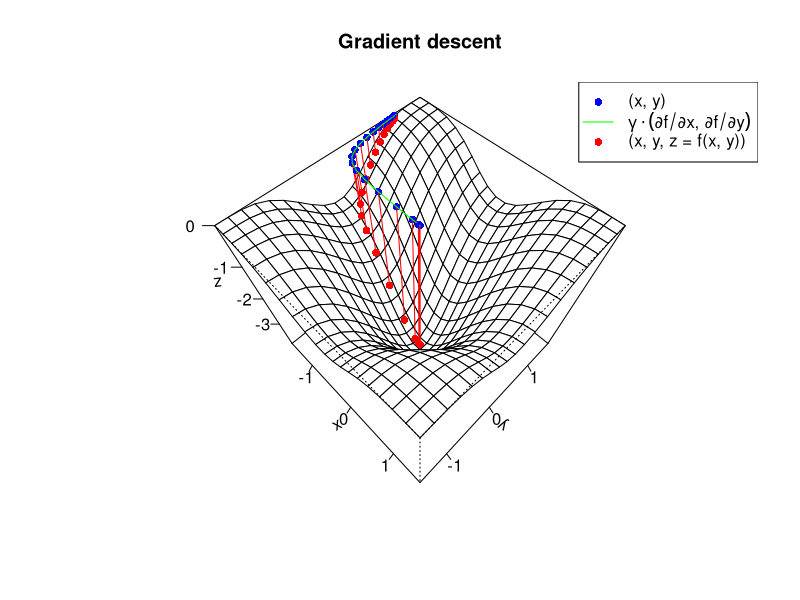

Write the R code that produced this figure.
# Gradient Descent Method
# feature: 
#   cons: require f'(x)
#   pros: for n-D
#         converges usually fast
#
# see https://en.wikipedia.org/wiki/Newton%27s_method
# see https://en.wikipedia.org/wiki/Rosenbrock_function 
#     for why this method cannot perform well with Rosenbrock (aka banana) function sometimes

######################Formulation and Preparation######################

rm(list=ls())


# Objective function
f = function(x, y) { # Define function z = f(x, y).
  return(-(cos(x)^2 + cos(y)^2)^2)
}

# Its 1st-order gradient f'(x)
gradient.f = function(x, y) { # Define function grad(z) = (df.dx, df.dy).
  df.dx = -2 * (cos(x)^2 + cos(y)^2) * (2 * cos(x) * (-sin(x)))
  df.dy = -2 * (cos(x)^2 + cos(y)^2) * (2 * cos(y) * (-sin(y)))
  return(c(df.dx, df.dy))
}



##############################Visulization#############################

# Plot function, z = f(x, y) over the region -pi/2 <= x, y <= pi/2.
grid.n = 20
limit = pi/2

grid.x = seq(-limit, limit, length.out=grid.n)
grid.y = grid.x
grid.z = outer(grid.x, grid.y, f)
persp.out = persp(grid.x, grid.y, grid.z, theta = 45, phi = 60,
  main="Gradient descent", ticktype="detailed",
  xlab="x", ylab="y", zlab="z")
legend.gradient = expression(gamma %.% (partialdiff * f / partialdiff * x
    * ", " * partialdiff * f / partialdiff * y))
legend(x = "topright", 
       legend = c("(x, y)", legend.gradient, "(x, y, z = f(x, y))"),
          pch = c(16, NA, 16), 
          lty = c(0, 1, 0), 
          col = c("blue", "green", "red"))



###############################Searching###############################

x = -.98 * limit # Starting x
y =   .7 * limit # Starting y
old.x = x
old.y = y
n = 20
gamma = .1 # Step size parameter. (Or, better: vary gamma with a line search.)

for(i in seq_len(n)) {
  g = gradient.f(x, y)
  x = x - gamma * g[1]
  y = y - gamma * g[2]
  if (TRUE) { # This block is not part of the algorithm. It just draws.
    z = f(x, y)
    points(trans3d(x = x,           y = y,           z = 0,       pmat = persp.out), col = "blue", pch = 16)
    points(trans3d(x = x,           y = y,           z = z,       pmat = persp.out), col = "red",  pch = 16)
     lines(trans3d(x = c(x, x),     y = c(y, y),     z = c(0, z), pmat = persp.out), col = "red")
     lines(trans3d(x = c(old.x, x), y = c(old.y, y), z = c(0, 0), pmat = persp.out), col = "green")
    old.x = x
    old.y = y
    scan(what = character(), n = 1, quiet = TRUE) # Require "Enter" to move.
  }
}

cat(sep = "", "f(", x, ", ", y, ") = ", f(x, y), ", gradient.f() = (", g[1], ", ", g[2], ")\n")



###############################Recoding################################

# ----------------------------------------------------------------------
# Now convert the code above into a function in the style of R's optim():

# Description: gradient.descent minimizes a function whose gradient is given
# Usage: gradient.descent(par, gr, gamma=.1, epsilon=.01, n=20, verbose=FALSE, ...)
# Parameters:
#   par: a vector of initial values for the function to be minimized
#   gr: gradient function to be evaluated at par
#   gamma: step size parameter
#   epsilon: stop the algorithm as converged when the gradient
#     (as measured by the sum of the absolute values of its components)
#     is smaller than this value
#   n: stop after executing n iterations (to prevent an infinite loop)
#   verbose: if true, print x and |x_{i+1} - x_i| on each iteration
#   ...: additional arguments to be passed to gr()
# Details: gradient.descent iteratively steps in the direction
#   opposite the gradient, quitting after convergence or n iterations
# Value: the value of par at convergence or n iterations
#

gradient.descent = function(par, gr, gamma = .1, epsilon = .01, n = 30, verbose = FALSE, ...) {
  for (i in seq_len(n)) {
    gradient = gr(par, ...)
    par = par - gamma * gradient
    gradient.size = sum(abs(gradient))
    if (verbose) {
      cat(sep = "", "i = ", i, ", par = c(", paste(signif(par, 4), collapse = ","),
          "), gradient = c(", paste(signif(gradient, 4), collapse = ","),
          "), size = ", signif(gradient.size, 4), "\n")
    }
    if (gradient.size < epsilon) {
      break
    }
  }
  return(par)
}

# Test it on the simple function
f = function(x) x^2
# which has a minimum at x=0. Use x=1 as the starting point.
g = function(x) 2*x
gradient.descent(par = c(1), gr = g, verbose = TRUE)

# Test it on the cosine mess above. First convert its gradient
# function to receive the current location as a vector "par", not as x
# and y.

gradient.f.using.par = function(par) { # Define gradient(z) = (df.dx, df.dy).
  x = par[1]
  y = par[2]
  df.dx = -2 * (cos(x)^2 + cos(y)^2) * (2 * cos(x) * (-sin(x)))
  df.dy = -2 * (cos(x)^2 + cos(y)^2) * (2 * cos(y) * (-sin(y)))
  return(c(df.dx, df.dy))
}

gradient.descent(par = c(.98 * limit, .7 * limit), gr = gradient.f.using.par, verbose = TRUE)